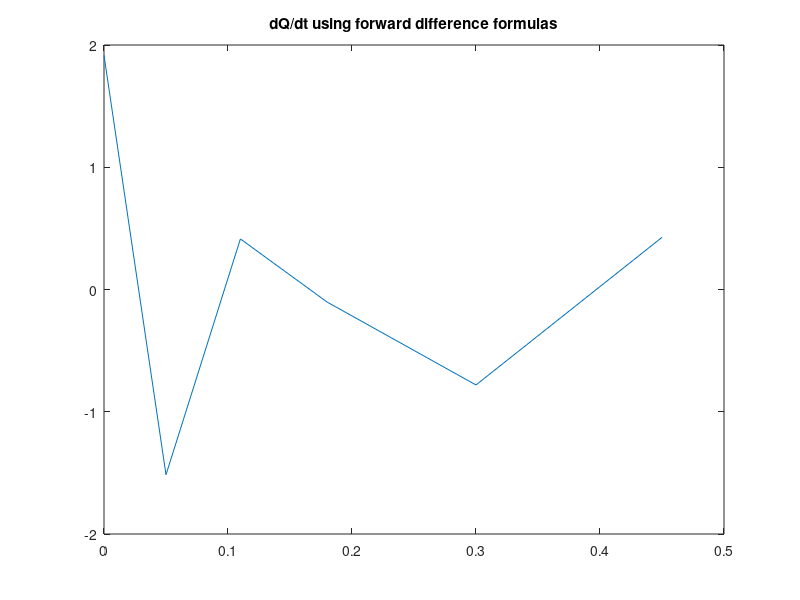
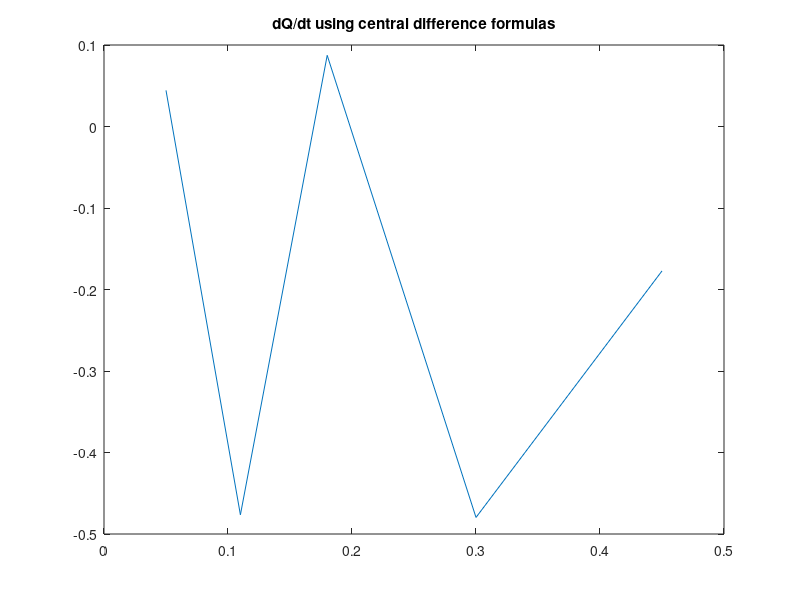

Recreate these plots in MATLAB, in order.
% Name : AYUSH KUMAR SINGH
% ID : 2024ADPS0644H

format long;
clc;

% Given Data

t = [0, 0.05, 0.11, 0.18, 0.30, 0.45, 0.60];
n = length(t);
Original_Q= [2, 2.4, 2.9, 3.1, 3.8, 4.2, 4.5];
noise = 0.05*randn(n, 1);
Q = Original_Q + noise;
% Q has error in order of N(0, 0.05^2)
% Task A

fwd = [];
central = [];

for i = 1 : length(t)-1
    fwd(end+1) = (Q(i+1)-Q(i))/(t(i+1)-t(i));
end

for i = 2 : length(t)-1
    central(end+1) = (Q(i+1)-Q(i-1))/(t(i+1)-t(i-1));
end

fwd
central

figure;
plot(t(1:end-1), fwd);
title('dQ/dt using forward difference formulas')
figure;
plot(t(2:end-1), central);
title('dQ/dt using central difference formulas')

% Comment on Sensitivity to noise and non uniform t
% From the plot it is clear that there is a lot of sensitivity to noise and non uniform t
% both formual's results have huge variance

% Task B

q_fit = zeros(n,1);
dq_win = zeros(n,1);

for i = 2:n-1
    
    tw = t(i-1:i+1);
    qw = Q(i-1:i+1); 
    
    X = [tw(1)^2, tw(1), 1;
         tw(2)^2, tw(2), 1;
         tw(3)^2, tw(3), 1];
    
    cfs = X \ qw';
    
    a = cfs(1);
    b = cfs(2);
    c = cfs(3);
    
    dq_win(i) = 2*a*t(i) + b;                  % derivative
    q_fit(i) = a*t(i)^2 + b*t(i) + c;          % fitted value
end

fprintf('Fitted values:\n');
disp(q_fit);

fprintf('Moving Window Derivative:\n');
disp(dq_win);

% Moving window smooths noise but slightly reduces accuracy

% Part C

I = eye(n);              
L = zeros(n-2, n);  

for i = 1:n-2
    L(i,i)   = 1;
    L(i,i+1) = -2;
    L(i,i+2) = 1;
end

lam = 0.5;   

q_smooth = (I'*I + lam*(L'*L)) \ (I'*Q);

dq_reg = zeros(n-1,1);

for i = 1:n-1
    dq_reg(i) = (q_smooth(i+1) - q_smooth(i)) / (t(i+1) - t(i));
end

fprintf('Smoothed signal:\n');
disp(q_smooth);

fprintf('Regularized Derivative :\n');
disp(dq_reg);

% Small lambda → accurate but noisy
% Large lambda → smooth but less accurate

% Task D

q_step = Q;

for i = 4:n
    q_step(i) = q_step(i) + 2; 
end

% Forward difference
dq_fd = zeros(n-1,1);

for i = 1:n-1
    dq_fd(i) = (q_step(i+1) - q_step(i)) / (t(i+1) - t(i));
end

% Regularized smoothing
q_step_sm = (I'*I + lam*(L'*L)) \ (I'*q_step);

dq_reg_step = zeros(n-1,1);

for i = 1:n-1
    dq_reg_step(i) = (q_step_sm(i+1) - q_step_sm(i)) / (t(i+1) - t(i));
end

fprintf('Forward Difference : \n');
disp(dq_fd);

fprintf('Regularized : \n');
disp(dq_reg_step);

% Forward difference captures sudden changes instantly
% Regularization smooths but blurs sharp transitions
